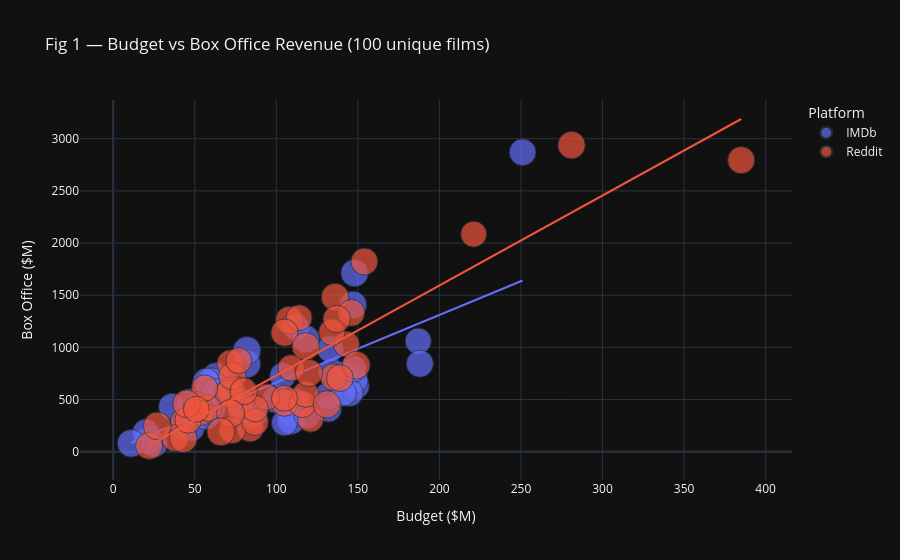
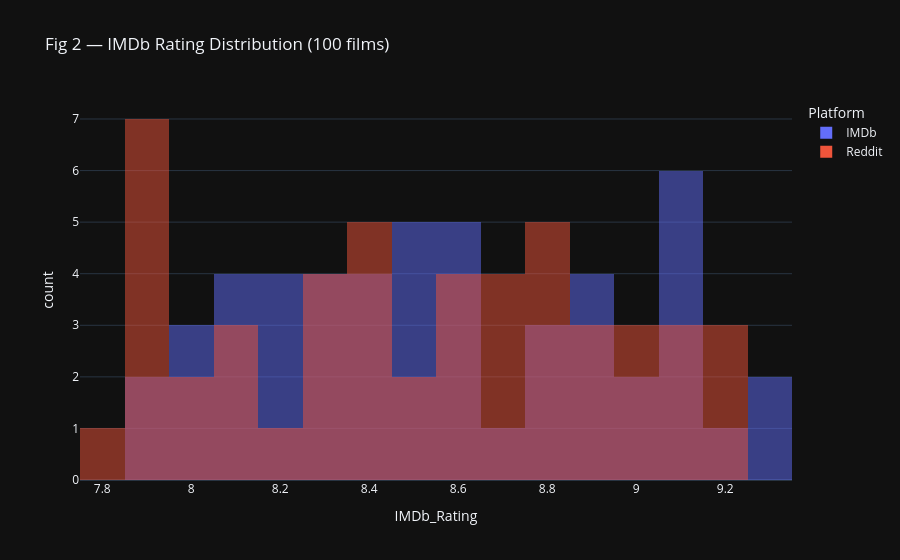
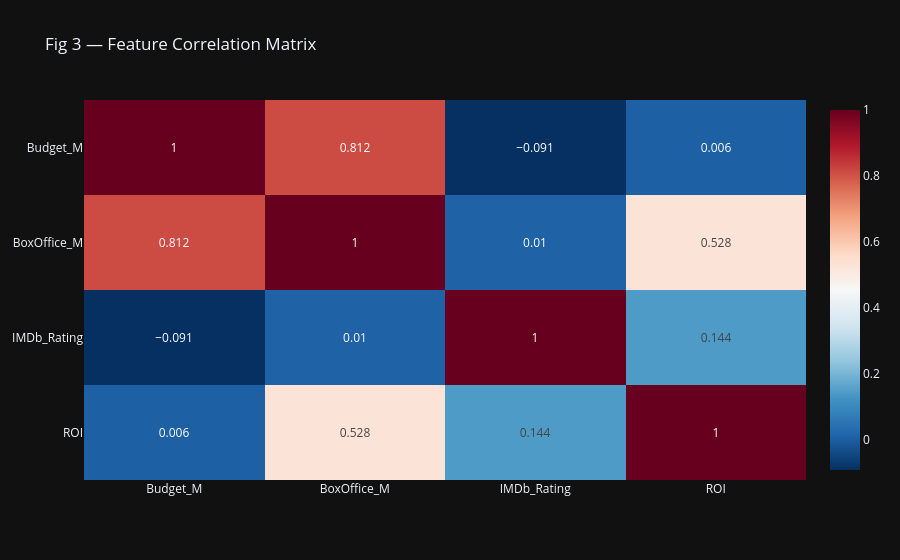

The notebook cell these images were saved under, in order:
### Markdown cell above
## Step 3 — Exploratory Data Analysis

### Code cell
num_cols = ['Budget_M','BoxOffice_M','IMDb_Rating','ROI']
print('── Descriptive Statistics ──────────────────────────────────────────────────')
display(df_raw[num_cols].describe().round(3))

# Unique-film view
films = df_raw.drop_duplicates('Movie Title').copy()

# Fig 1: Budget vs Box Office
fig1 = px.scatter(
    films, x='Budget_M', y='BoxOffice_M', hover_name='Movie Title',
    trendline='ols', color='Platform', size='IMDb_Rating',
    title='Fig 1 — Budget vs Box Office Revenue (100 unique films)',
    labels={'Budget_M':'Budget ($M)','BoxOffice_M':'Box Office ($M)'},
    template='plotly_dark'
)
fig1.show()

# Fig 2: IMDb Rating distribution
fig2 = px.histogram(
    films, x='IMDb_Rating', nbins=20, color='Platform',
    title='Fig 2 — IMDb Rating Distribution (100 films)',
    template='plotly_dark', barmode='overlay'
)
fig2.show()

# Fig 3: Correlation heatmap
corr = films[num_cols].corr().round(3)
fig3 = px.imshow(corr, text_auto=True, aspect='auto',
    title='Fig 3 — Feature Correlation Matrix',
    template='plotly_dark', color_continuous_scale='RdBu_r')
fig3.show()

print('Key correlations (unique films):')
print(f'  Budget ↔ Box Office : r = {corr.loc["Budget_M","BoxOffice_M"]:.3f}')
print(f'  Rating ↔ Box Office : r = {corr.loc["IMDb_Rating","BoxOffice_M"]:.3f}')
print(f'  Budget ↔ Rating     : r = {corr.loc["Budget_M","IMDb_Rating"]:.3f}')

### Figure 1 — Plotly figure (JSON) as saved in the notebook; plotly's stock layout.template omitted (floating-point values rounded to 4 significant figures)
{"data": [{"hovertemplate": "<b>%{hovertext}</b><br><br>Platform=IMDb<br>Budget ($M)=%{x}<br>Box Office ($M)=%{y}<br>IMDb_Rating=%{marker.size}<extra></extra>", "hovertext": ["The Shawshank Redemption", "The Dark Knight", "12 Angry Men", "Pulp Fiction", "Forrest Gump", "Inception", "Star Wars: Episode V - The Empire Strikes Back", "Goodfellas", "Seven Samurai", "The Silence of the Lambs", "Saving Private Ryan", "Interstellar", "Terminator 2: Judgment Day", "Spirited Away", "The Pianist", "Gladiator", "The Prestige", "Memento", "Alien", "The Great Dictator", "Grave of the Fireflies", "Django Unchained", "WALL·E", "The Apartment", "Avengers: Infinity War", "The Dark Knight Rises", "Blade Runner 2049", "Jurassic Park", "Toy Story 3", "Rear Window", "Indiana Jones and the Last Crusade", "No Country for Old Men", "Die Hard", "The Big Lebowski", "Shutter Island", "Lock, Stock and Two Smoking Barrels", "Reservoir Dogs", "A Beautiful Mind", "Jaws", "Requiem for a Dream", "Taxi Driver", "Scarface", "Fargo", "Gone Girl", "Prisoners", "Sicario", "Parasite", "Her", "Black Swan", "The Grand Budapest Hotel"], "legendgroup": "IMDb", "marker": {"color": "#636efa", "size": [9, 8, 8.1, 7.9, 8.5, 8.8, 8.8, 9.1, 8.9, 8.2, 8.9, 9.1, 8.8, 8.2, 8.1, 7.9, 8.1, 8.4, 8, 8.2, 9.3, 8.5, 8.7, 8.3, 8.4, 8.6, 9.3, 9.1, 9.1, 8.5, 8.9, 8.5, 9.1, 8.5, 8.6, 8.6, 8.3, 8.6, 9, 8.4, 9.1, 8.3, 8.6, 8.3, 9.2, 8.2, 8.9, 8, 8.1, 8.4], "sizemode": "area", "sizeref": 0.02325, "symbol": "circle"}, "mode": "markers", "name": "IMDb", "orientation": "v", "showlegend": true, "type": "scatter", "x": [112, 187, 149, 78, 70, 109, 21, 63, 59, 143, 82, 60, 56, 20, 61, 48, 47, 148, 81, 132, 100, 145, 57, 112, 251, 188, 79, 118, 132, 147, 147, 57, 47, 36, 43, 86, 51, 62, 11, 134, 82, 73, 25, 133, 109, 141, 148, 105, 104, 119], "xaxis": "x", "y": [475.2, 1060.0, 629.9, 491.3, 627.4, 373.6, 104.1, 719.8, 620.9, 732.4, 840.2, 671.5, 528.1, 187.1, 407.1, 224.3, 476.3, 690.5, 373.4, 411.4, 503.4, 562.1, 341.6, 1193.0, 2870.0, 843.4, 393.2, 1080.0, 532.7, 793.9, 1407.0, 672.6, 416.2, 430.1, 242.6, 353.5, 452.7, 572.5, 79.91, 765.3, 969.9, 555.0, 74.77, 984.9, 298.8, 562.0, 1713.0, 276.9, 727.8, 348.7], "yaxis": "y"}, {"hovertemplate": "<b>OLS trendline</b><br>BoxOffice_M = 6.47662 * Budget_M + 15.6348<br>R<sup>2</sup>=0.491555<br><br>Platform=IMDb<br>Budget ($M)=%{x}<br>Box Office ($M)=%{y} <b>(trend)</b><extra></extra>", "legendgroup": "IMDb", "marker": {"color": "#636efa", "symbol": "circle"}, "mode": "lines", "name": "IMDb", "showlegend": false, "type": "scatter", "x": [11, 20, 21, 25, 36, 43, 47, 47, 48, 51, 56, 57, 57, 59, 60, 61, 62, 63, 70, 73, 78, 79, 81, 82, 82, 86, 100, 104, 105, 109, 109, 112, 112, 118, 119, 132, 132, 133, 134, 141, 143, 145, 147, 147, 148, 148, 149, 187, 188, 251], "xaxis": "x", "y": [86.88, 145.2, 151.6, 177.6, 248.8, 294.1, 320.0, 320.0, 326.5, 345.9, 378.3, 384.8, 384.8, 397.8, 404.2, 410.7, 417.2, 423.7, 469.0, 488.4, 520.8, 527.3, 540.2, 546.7, 546.7, 572.6, 663.3, 689.2, 695.7, 721.6, 721.6, 741.0, 741.0, 779.9, 786.4, 870.5, 870.5, 877.0, 883.5, 928.8, 941.8, 954.7, 967.7, 967.7, 974.2, 974.2, 980.7, 1227.0, 1233.0, 1641.0], "yaxis": "y"}, {"hovertemplate": "<b>%{hovertext}</b><br><br>Platform=Reddit<br>Budget ($M)=%{x}<br>Box Office ($M)=%{y}<br>IMDb_Rating=%{marker.size}<extra></extra>", "hovertext": ["The Godfather", "Schindler's List", "The Lord of the Rings: The Return of the King", "The Lord of the Rings: The Fellowship of the Ring", "Fight Club", "The Lord of the Rings: The Two Towers", "The Matrix", "Se7en", "Life Is Beautiful", "City of God", "The Green Mile", "Star Wars: Episode IV - A New Hope", "Back to the Future", "Psycho", "A Clockwork Orange", "The Departed", "The Lion King", "Apocalypse Now", "Sunset Blvd.", "Cinema Paradiso", "Whiplash", "The Shining", "American History X", "Spider-Man: Into the Spider-Verse", "Avengers: Endgame", "Blade Runner", "The Truman Show", "Toy Story", "Casablanca", "North by Northwest", "Raiders of the Lost Ark", "The Thing", "Mad Max: Fury Road", "The Wolf of Wall Street", "Snatch", "Heat", "Good Will Hunting", "Catch Me If You Can", "V for Vendetta", "Amélie", "Full Metal Jacket", "The Sixth Sense", "The Social Network", "Zodiac", "Arrival", "Drive", "Joker", "Ex Machina", "Slumdog Millionaire", "Dune"], "legendgroup": "Reddit", "marker": {"color": "#EF553B", "size": [7.9, 9, 7.8, 8.5, 9, 7.9, 8.7, 7.9, 9.2, 8.4, 9.2, 8.4, 8, 8.9, 8.8, 8.7, 8, 8.6, 8.6, 8.3, 8.3, 8.4, 8.6, 8.1, 8.8, 8.1, 8.1, 8.8, 8.8, 8.3, 8.2, 8.3, 8.7, 8.9, 8.4, 7.9, 9.1, 9.1, 9, 7.9, 7.9, 9.2, 8.9, 8.5, 8.4, 8.8, 7.9, 9.1, 8.7, 8.6], "sizemode": "area", "sizeref": 0.02325, "symbol": "circle"}, "mode": "markers", "name": "Reddit", "orientation": "v", "showlegend": true, "type": "scatter", "x": [43, 72, 121, 154, 108, 143, 105, 114, 72, 84, 52, 38, 54, 43, 71, 105, 94, 22, 78, 58, 73, 87, 116, 109, 281, 118, 56, 73, 131, 87, 134, 46, 80, 136, 135, 77, 149, 45, 27, 51, 105, 72, 118, 139, 146, 137, 221, 66, 120, 385], "xaxis": "x", "y": [289.6, 843.4, 310.6, 1823.0, 1261.0, 1030.0, 469.9, 1283.0, 581.3, 222.5, 429.3, 129.4, 377.2, 124.0, 557.4, 1141.0, 524.6, 56.45, 434.5, 419.0, 205.4, 284.3, 456.1, 802.8, 2939.0, 551.2, 609.6, 723.3, 453.8, 413.6, 1145.0, 304.8, 579.4, 1481.0, 715.1, 872.8, 829.1, 458.8, 247.6, 407.7, 512.1, 365.7, 1010.0, 705.1, 1330.0, 1273.0, 2085.0, 190.5, 754.3, 2795.0], "yaxis": "y"}, {"hovertemplate": "<b>OLS trendline</b><br>BoxOffice_M = 8.62834 * Budget_M + -132.708<br>R<sup>2</sup>=0.767820<br><br>Platform=Reddit<br>Budget ($M)=%{x}<br>Box Office ($M)=%{y} <b>(trend)</b><extra></extra>", "legendgroup": "Reddit", "marker": {"color": "#EF553B", "symbol": "circle"}, "mode": "lines", "name": "Reddit", "showlegend": false, "type": "scatter", "x": [22, 27, 38, 43, 43, 45, 46, 51, 52, 54, 56, 58, 66, 71, 72, 72, 72, 73, 73, 77, 78, 80, 84, 87, 87, 94, 105, 105, 105, 108, 109, 114, 116, 118, 118, 120, 121, 131, 134, 135, 136, 137, 139, 143, 146, 149, 154, 221, 281, 385], "xaxis": "x", "y": [57.12, 100.3, 195.2, 238.3, 238.3, 255.6, 264.2, 307.3, 316.0, 333.2, 350.5, 367.7, 436.8, 479.9, 488.5, 488.5, 488.5, 497.2, 497.2, 531.7, 540.3, 557.6, 592.1, 618.0, 618.0, 678.4, 773.3, 773.3, 773.3, 799.2, 807.8, 850.9, 868.2, 885.4, 885.4, 902.7, 911.3, 997.6, 1023.0, 1032.0, 1041.0, 1049.0, 1067.0, 1101.0, 1127.0, 1153.0, 1196.0, 1774.0, 2292.0, 3189.0], "yaxis": "y"}], "layout": {"legend": {"itemsizing": "constant", "title": {"text": "Platform"}, "tracegroupgap": 0}, "title": {"text": "Fig 1 — Budget vs Box Office Revenue (100 unique films)"}, "xaxis": {"anchor": "y", "domain": [0, 1], "title": {"text": "Budget ($M)"}}, "yaxis": {"anchor": "x", "domain": [0, 1], "title": {"text": "Box Office ($M)"}}}}

### Figure 2 — Plotly figure (JSON) as saved in the notebook; plotly's stock layout.template omitted (floating-point values rounded to 4 significant figures)
{"data": [{"alignmentgroup": "True", "bingroup": "x", "hovertemplate": "Platform=IMDb<br>IMDb_Rating=%{x}<br>count=%{y}<extra></extra>", "legendgroup": "IMDb", "marker": {"color": "#636efa", "opacity": 0.5, "pattern": {"shape": ""}}, "name": "IMDb", "nbinsx": 20, "offsetgroup": "IMDb", "orientation": "v", "showlegend": true, "type": "histogram", "x": [9, 8, 8.1, 7.9, 8.5, 8.8, 8.8, 9.1, 8.9, 8.2, 8.9, 9.1, 8.8, 8.2, 8.1, 7.9, 8.1, 8.4, 8, 8.2, 9.3, 8.5, 8.7, 8.3, 8.4, 8.6, 9.3, 9.1, 9.1, 8.5, 8.9, 8.5, 9.1, 8.5, 8.6, 8.6, 8.3, 8.6, 9, 8.4, 9.1, 8.3, 8.6, 8.3, 9.2, 8.2, 8.9, 8, 8.1, 8.4], "xaxis": "x", "yaxis": "y"}, {"alignmentgroup": "True", "bingroup": "x", "hovertemplate": "Platform=Reddit<br>IMDb_Rating=%{x}<br>count=%{y}<extra></extra>", "legendgroup": "Reddit", "marker": {"color": "#EF553B", "opacity": 0.5, "pattern": {"shape": ""}}, "name": "Reddit", "nbinsx": 20, "offsetgroup": "Reddit", "orientation": "v", "showlegend": true, "type": "histogram", "x": [7.9, 9, 7.8, 8.5, 9, 7.9, 8.7, 7.9, 9.2, 8.4, 9.2, 8.4, 8, 8.9, 8.8, 8.7, 8, 8.6, 8.6, 8.3, 8.3, 8.4, 8.6, 8.1, 8.8, 8.1, 8.1, 8.8, 8.8, 8.3, 8.2, 8.3, 8.7, 8.9, 8.4, 7.9, 9.1, 9.1, 9, 7.9, 7.9, 9.2, 8.9, 8.5, 8.4, 8.8, 7.9, 9.1, 8.7, 8.6], "xaxis": "x", "yaxis": "y"}], "layout": {"barmode": "overlay", "legend": {"title": {"text": "Platform"}, "tracegroupgap": 0}, "title": {"text": "Fig 2 — IMDb Rating Distribution (100 films)"}, "xaxis": {"anchor": "y", "domain": [0, 1], "title": {"text": "IMDb_Rating"}}, "yaxis": {"anchor": "x", "domain": [0, 1], "title": {"text": "count"}}}}

### Figure 3 — Plotly figure (JSON) as saved in the notebook; plotly's stock layout.template omitted (floating-point values rounded to 4 significant figures)
{"data": [{"coloraxis": "coloraxis", "hovertemplate": "x: %{x}<br>y: %{y}<br>color: %{z}<extra></extra>", "name": "0", "texttemplate": "%{z}", "type": "heatmap", "x": ["Budget_M", "BoxOffice_M", "IMDb_Rating", "ROI"], "xaxis": "x", "y": ["Budget_M", "BoxOffice_M", "IMDb_Rating", "ROI"], "yaxis": "y", "z": [[1, 0.812, -0.091, 0.006], [0.812, 1, 0.01, 0.528], [-0.091, 0.01, 1, 0.144], [0.006, 0.528, 0.144, 1]]}], "layout": {"coloraxis": {"colorscale": [[0, "rgb(5,48,97)"], [0.1, "rgb(33,102,172)"], [0.2, "rgb(67,147,195)"], [0.3, "rgb(146,197,222)"], [0.4, "rgb(209,229,240)"], [0.5, "rgb(247,247,247)"], [0.6, "rgb(253,219,199)"], [0.7, "rgb(244,165,130)"], [0.8, "rgb(214,96,77)"], [0.9, "rgb(178,24,43)"], [1, "rgb(103,0,31)"]]}, "title": {"text": "Fig 3 — Feature Correlation Matrix"}, "xaxis": {"anchor": "y", "domain": [0, 1]}, "yaxis": {"anchor": "x", "autorange": "reversed", "domain": [0, 1]}}}
